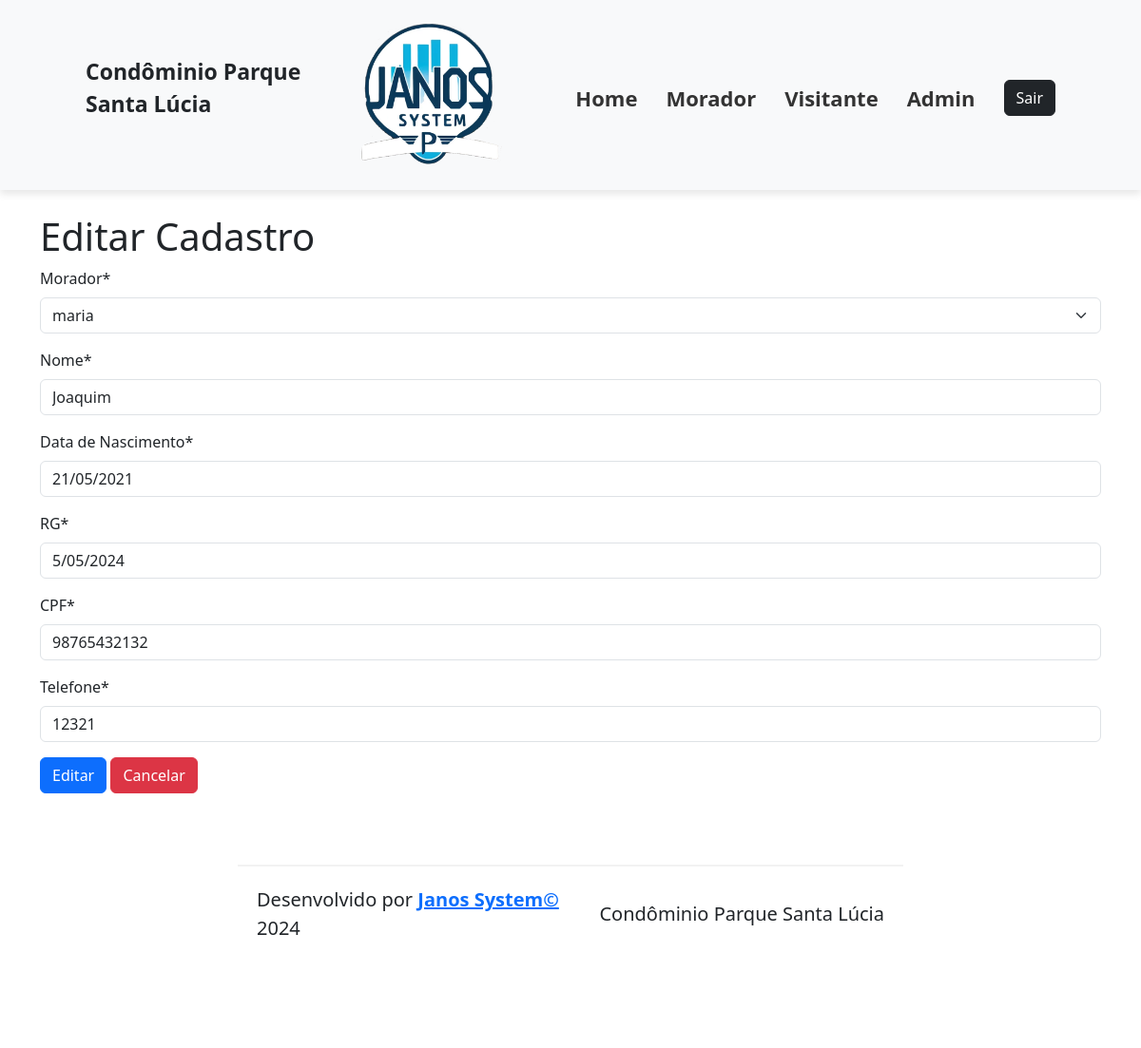
/visitantes-edicao/1, run on the app's committed database.
### cadastros/models.py (models this page shows, shortened)
class Visitante(models.Model):
    morador = models.ForeignKey(Morador, on_delete=models.DO_NOTHING)  # rever esse parametro
    nome = models.CharField(verbose_name="Nome", max_length=50, null=False, blank=False)
    dt_nasto = models.DateField(verbose_name="Data de Nascimento", null=False, blank=False)
    doc_rg = models.CharField(verbose_name="RG", max_length=9, null=False, blank=False)
    doc_cpf = models.CharField(verbose_name="CPF", max_length=11, null=False, blank=False)
    telefone = models.CharField(verbose_name="Telefone", max_length=8, null=False, blank=False)

class Morador(models.Model):
    apartamento = models.ForeignKey(Apartamento, on_delete=models.CASCADE)
    nome = models.CharField(verbose_name="Nome", max_length=50, null=False, blank=False)
    dt_nasto = models.DateField(verbose_name="Data de Nascimento", null=False, blank=False)
    doc_rg = models.CharField(verbose_name="RG", max_length=9, null=False, blank=False)
    doc_cpf = models.CharField(verbose_name="CPF", max_length=11, null=False, blank=False)
    def __str__(self):
        return f"{self.nome}"

### cadastros/views.py (the view)
# urls.py: path("visitantes-edicao/<int:pk>", VisitanteUptadeView.as_view(), name="visitantes_edicao",),
class VisitanteUptadeView(UpdateView):
    model = Visitante
    fields = ["morador", "nome", "dt_nasto", "doc_rg", "doc_cpf", "telefone"]
    success_url = reverse_lazy("visitantes_lista")

### cadastros/Templates/cadastros/visitante_form.html (shortened to what this page needs)
{% extends 'base.html' %}
{% load static %}
{% load crispy_forms_tags %}
{% block content %}
    {% if visitante.pk %}
		<h1> Editar Cadastro </h1>
	{% else %}
        <h1> Cadastro de Visitantes </h1>
                <p>Cadastro dos visitantes 'portaria'</p>
        <h1> Novo Visitante </h1>
	{% endif %}
    <form method="POST">
        {{ form| crispy }}
        {% if visitante.pk %}
            <button type="submit" class="btn btn-primary" >Editar</button>
            <a href="{% url 'visitantes_lista' %}" class="btn btn-danger">Cancelar</a>
        {% else %}
            <button type="submit" class="btn btn-primary" >Cadastrar</button>
            <a href="{% url 'visitantes_cadastro' %}" class="btn btn-danger">Cancelar</a>
            <a href="{% url 'visitantes_lista' %}" class="btn btn-secondary">Visitantes Cadastrados</a>
        {% endif %}
    </form>
{% endblock content %}

### data on the page
Visitante: morador "maria", dt_nasto "21/05/2021", doc_rg "5/05/2024", doc_cpf "98765432132", telefone "12321"
Morador: nome "Joaquim"
